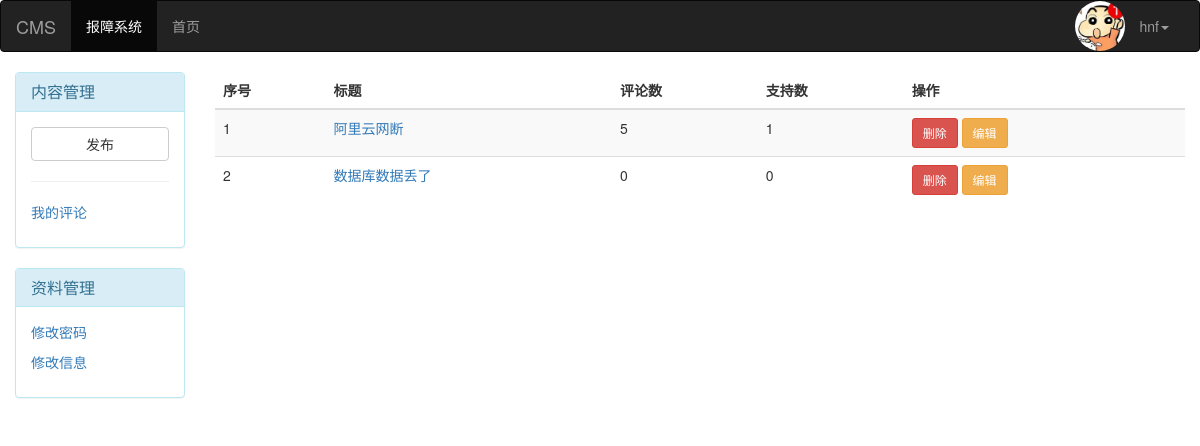
The page /fault-report/info/ (signed in) on the database as committed earlier.
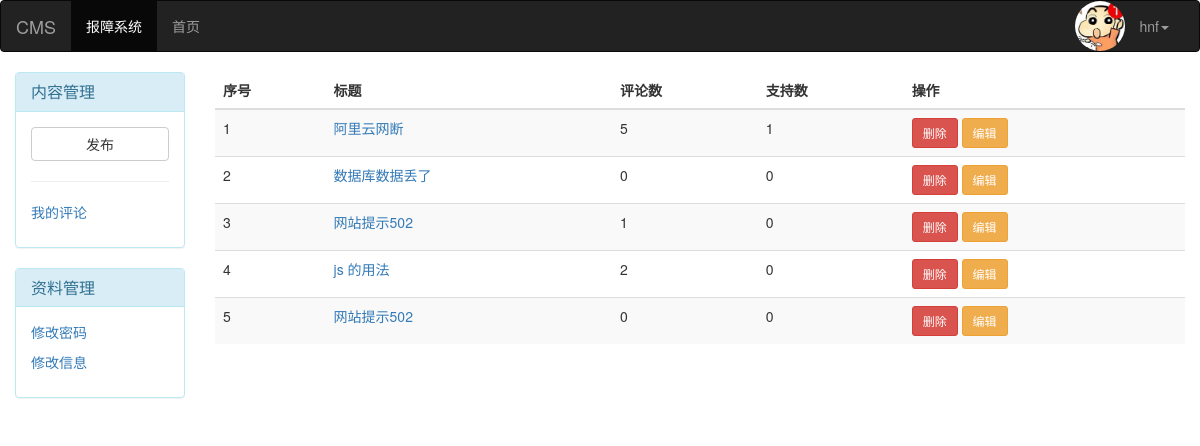
The same page on the database as committed later.
### fault_reporting/models.py (models this page shows, shortened)
class FaultReport(models.Model):
    title = models.CharField(max_length=80, verbose_name="故障标题")
    desc = models.CharField(max_length=255, verbose_name="故障简介")
    create_time = models.DateTimeField(auto_now_add=True, verbose_name="发布时间")
    modify_time = models.DateTimeField(auto_now=True, verbose_name="最后修改时间")
    comment_count = models.IntegerField(default=0)
    up_count = models.IntegerField(default=0)
    down_count = models.IntegerField(default=0)
    lob = models.ForeignKey(to="LOB", null=True, verbose_name="所属业务线")
    user = models.ForeignKey(to="UserInfo", verbose_name="发布者")
    tags = models.ManyToManyField(
        to="Tag",
        through="Fault2Tag",  # 指定第三张关系表
        through_fields=("fault_report", "tag"),  # 通过哪些字段建立多对多关系
    )
    class Meta:
        verbose_name = "故障总结/故障报告"
        verbose_name_plural = verbose_name

### fault_reporting/views.py (the view)
@login_required
def info(request):
    report_list = models.FaultReport.objects.filter(user=request.user)
    return render(request, "info.html", locals())

### templates/info.html
{% extends 'base.html' %}
{% block page-left %}
    <div class="panel panel-info">
        <div class="panel-heading">
            <h3 class="panel-title">内容管理</h3>
        </div>
        <div class="panel-body">
            <a class="btn btn-default btn-block" href="/fault-report/add-report/">发布</a>
            <hr>
            <p><a href="">我的评论</a></p>
        </div>
    </div>
    <div class="panel panel-info">
        <div class="panel-heading">
            <h3 class="panel-title">资料管理</h3>
        </div>
        <div class="panel-body">
            <p><a href="/change_password/">修改密码</a></p>
            <p><a href="/edit_info/">修改信息</a></p>
        </div>
    </div>
{% endblock %}
{% block page-right %}
    <table class="table table-striped">
        <thead>
        <tr>
            <th>序号</th>
            <th>标题</th>
            <th>评论数</th>
            <th>支持数</th>
            <th>操作</th>
        </tr>
        </thead>
        <tbody>
        {% for report in report_list %}
        <tr>
            <td>{{ forloop.counter }}</td>
            <td><a href="/fault-report/report/{{ report.id }}">{{ report.title }}</a></td>
            <td>{{ report.comment_count }}</td>
            <td>{{ report.up_count }}</td>
            <td>
                <a class="btn btn-danger btn-sm" href="">删除</a>
                <a href="/fault-report/edit-report/{{ report.id }}/" class="btn btn-warning btn-sm">编辑</a>
            </td>
        </tr>
        {% endfor %}
{% endblock %}

Rows that differ between the two databases and show on the page:
added FaultReport: title "网站提示502", comment_count "1", up_count "0"
added FaultReport: title "js 的用法", comment_count "2", up_count "0"
added FaultReport: title "网站提示502", comment_count "0", up_count "0"
